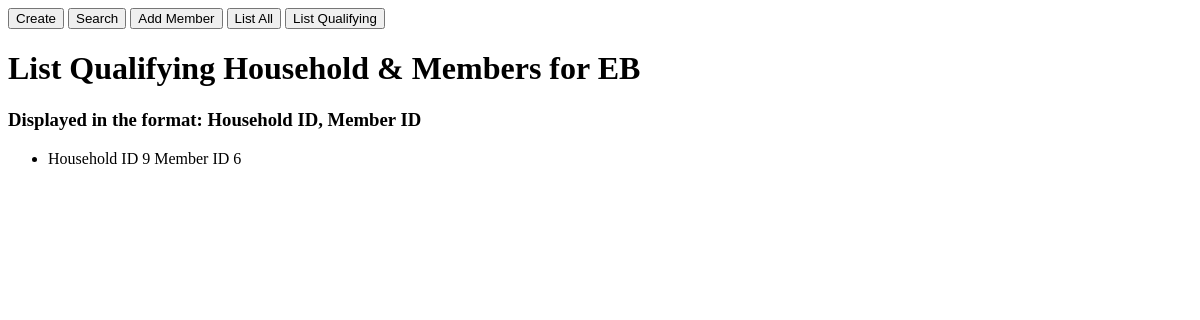
/listqualifying/EB, run on an earlier commit of the app's database.
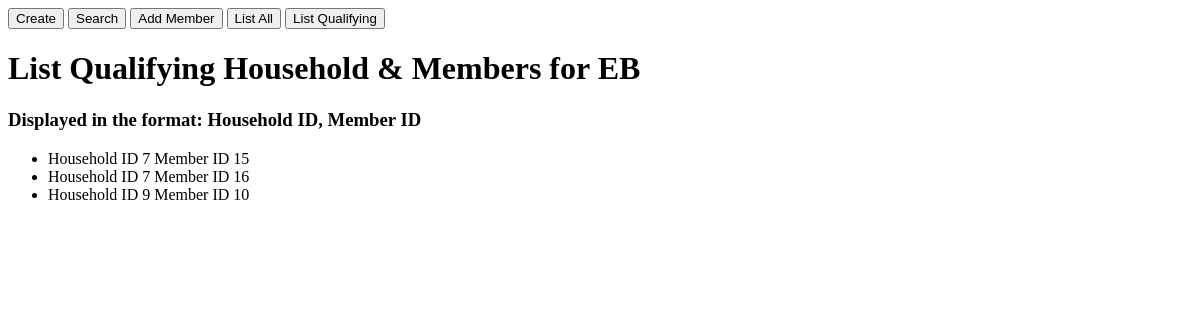
And on a later commit of the database.
### meteorapp/models.py (models this page shows, shortened)
class Member(db.Model):
    __tablename__='members'
    id = db.Column(db.Integer, primary_key=True)
    name = db.Column(db.String, nullable=False)
    gender = db.Column(db.String, nullable=False)
    maritalStatus = db.Column(db.String, nullable=False)
    spouse = db.Column(db.Integer, nullable=True)
    occupationType = db.Column(db.String, nullable=False)
    annualIncome = db.Column(db.Float, nullable=False)
    dob = db.Column(db.Date, nullable=False)
    household_id = db.Column(db.Integer, db.ForeignKey('households.id'), nullable=False)
    def __repr__(self):
        return f"Member('{self.id}', '{self.name}', '{self.gender}', '{self.maritalStatus}', '{self.spouse}', '{self.occupationType}', '{self.annualIncome}', '{self.dob}', '{self.household_id}')"

### meteorapp/modules/list_qualifying_modules/elder_bonus.py (the view)
@app.route("/listqualifying/EB", methods=["GET", "POST"])
def elder_bonus():
    db.create_all()
    filtered_households = []
    household_table = db.session.query(Household).join(Member, Household.id == Member.household_id)
    for row in household_table:
        if row.housingType == 'hdb':
            filtered_households.append(row.id)
    qualified_members = db.session.query(Member).filter(and_(age_calculator(Member) < current_calculator(55, 0)), Member.household_id.in_(filtered_households)).order_by(Member.household_id.asc()).all()
    EBMessage = qualified_members
    print("\nBelow are EB Qualified Members\n")
    for row in EBMessage:
        print ('Household, Member: ' + str(row), end='\n')
    print("\n")
    return render_template('elder_bonus.html', EBMessage=EBMessage);

### meteorapp/modules/list_qualifying_modules/calculator_modules/age_calculator.py (called while the page is built)
def age_calculator(Member):
    age_in_months = (extract('year',Member.dob)*12) + (extract('month',Member.dob))
    return age_in_months;

### meteorapp/modules/list_qualifying_modules/calculator_modules/current_calculator.py (called while the page is built)
def current_calculator(Y, M):
    current_in_months = ((extract('year',datetime.today())-Y)*12) + (extract('month',datetime.today())-M)
    return current_in_months;

### meteorapp/templates/elder_bonus.html (shortened to what this page needs)
<head>
</head>
<body>
	<form>
		<button formaction = "/create" >Create</button>
		<button formaction = "/search" >Search</button>
		<button formaction = "/addmember" >Add Member</button>
		<button formaction = "/listall" >List All</button>
		<button formaction = "/listqualifying" >List Qualifying</button>
    </form>
	<h1>List Qualifying Household & Members for EB</h1>
	<h3>Displayed in the format: Household ID, Member ID</h3>
	<ul>
		{% for members in EBMessage %}
		<li>
			<label>Household ID</label>
			{{ members.household_id }}
			<label for="EB">Member ID</label>
			{{ members.id }}
			<br>
		</li>
		{% endfor %}
	</ul>
</body>
</html>

What changed in the data, as far as the page shows it:
no longer on this page (row edited): Member: household_id "9", id "6"
added Member: household_id "7", id "15"
added Member: household_id "7", id "16"
added Member: household_id "9", id "10"
